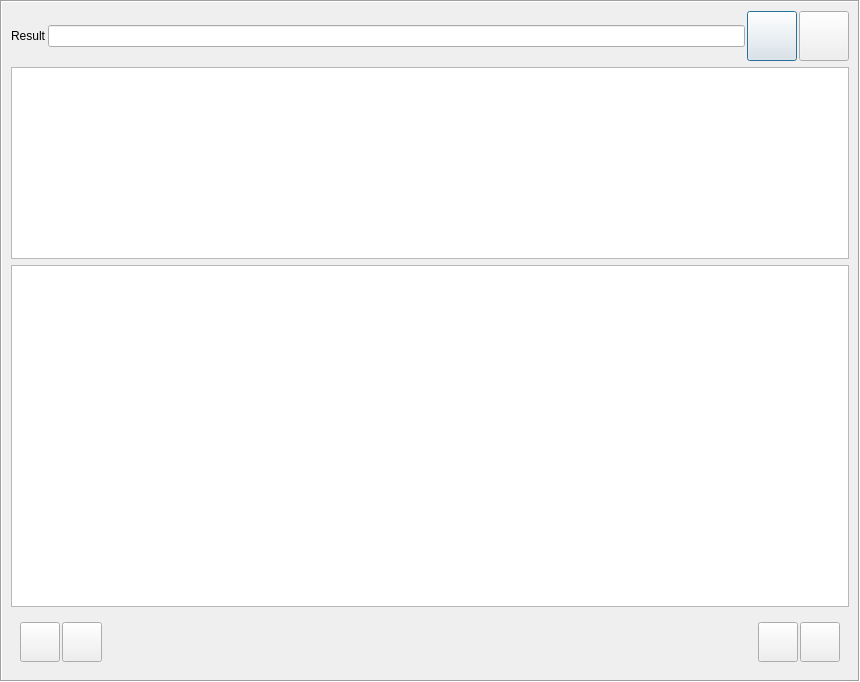
<?xml version="1.0" encoding="UTF-8"?>
<ui version="4.0">
 <class>DlgDishComment</class>
 <widget class="QDialog" name="DlgDishComment">
  <property name="geometry">
   <rect>
    <x>0</x>
    <y>0</y>
    <width>860</width>
    <height>682</height>
   </rect>
  </property>
  <property name="windowTitle">
   <string>Dialog</string>
  </property>
  <layout class="QVBoxLayout" name="verticalLayout">
   <property name="spacing">
    <number>0</number>
   </property>
   <property name="leftMargin">
    <number>0</number>
   </property>
   <property name="topMargin">
    <number>0</number>
   </property>
   <property name="rightMargin">
    <number>0</number>
   </property>
   <property name="bottomMargin">
    <number>0</number>
   </property>
   <item>
    <widget class="QFrame" name="frame">
     <property name="frameShape">
      <enum>QFrame::Box</enum>
     </property>
     <property name="frameShadow">
      <enum>QFrame::Sunken</enum>
     </property>
     <layout class="QVBoxLayout" name="verticalLayout_2">
      <item>
       <widget class="QWidget" name="widget_2" native="true">
        <layout class="QHBoxLayout" name="horizontalLayout_2">
         <property name="spacing">
          <number>2</number>
         </property>
         <property name="leftMargin">
          <number>0</number>
         </property>
         <property name="topMargin">
          <number>0</number>
         </property>
         <property name="rightMargin">
          <number>0</number>
         </property>
         <property name="bottomMargin">
          <number>0</number>
         </property>
         <item>
          <widget class="QLabel" name="label">
           <property name="text">
            <string>Result</string>
           </property>
          </widget>
         </item>
         <item>
          <widget class="QLineEdit" name="leComment">
           <property name="readOnly">
            <bool>true</bool>
           </property>
          </widget>
         </item>
         <item>
          <widget class="QPushButton" name="pushButton_6">
           <property name="minimumSize">
            <size>
             <width>50</width>
             <height>50</height>
            </size>
           </property>
           <property name="maximumSize">
            <size>
             <width>50</width>
             <height>50</height>
            </size>
           </property>
           <property name="text">
            <string/>
           </property>
           <property name="icon">
            <iconset>
             <normaloff>:/new/prefix1/res/icons/left.png</normaloff>:/new/prefix1/res/icons/left.png</iconset>
           </property>
          </widget>
         </item>
         <item>
          <widget class="QPushButton" name="pushButton_5">
           <property name="minimumSize">
            <size>
             <width>50</width>
             <height>50</height>
            </size>
           </property>
           <property name="maximumSize">
            <size>
             <width>50</width>
             <height>50</height>
            </size>
           </property>
           <property name="text">
            <string/>
           </property>
           <property name="icon">
            <iconset>
             <normaloff>:/new/prefix1/res/icons/cancel.png</normaloff>:/new/prefix1/res/icons/cancel.png</iconset>
           </property>
          </widget>
         </item>
        </layout>
       </widget>
      </item>
      <item>
       <widget class="QTableWidget" name="tblLetter">
        <property name="editTriggers">
         <set>QAbstractItemView::NoEditTriggers</set>
        </property>
        <property name="selectionMode">
         <enum>QAbstractItemView::NoSelection</enum>
        </property>
        <property name="textElideMode">
         <enum>Qt::ElideMiddle</enum>
        </property>
        <attribute name="horizontalHeaderVisible">
         <bool>false</bool>
        </attribute>
        <attribute name="horizontalHeaderDefaultSectionSize">
         <number>60</number>
        </attribute>
        <attribute name="horizontalHeaderMinimumSectionSize">
         <number>40</number>
        </attribute>
        <attribute name="verticalHeaderVisible">
         <bool>false</bool>
        </attribute>
        <attribute name="verticalHeaderDefaultSectionSize">
         <number>60</number>
        </attribute>
       </widget>
      </item>
      <item>
       <widget class="QTableWidget" name="tableWidget">
        <property name="sizePolicy">
         <sizepolicy hsizetype="Expanding" vsizetype="Expanding">
          <horstretch>0</horstretch>
          <verstretch>1</verstretch>
         </sizepolicy>
        </property>
        <property name="verticalScrollBarPolicy">
         <enum>Qt::ScrollBarAsNeeded</enum>
        </property>
        <property name="horizontalScrollBarPolicy">
         <enum>Qt::ScrollBarAlwaysOff</enum>
        </property>
        <property name="editTriggers">
         <set>QAbstractItemView::NoEditTriggers</set>
        </property>
        <property name="selectionMode">
         <enum>QAbstractItemView::NoSelection</enum>
        </property>
        <attribute name="horizontalHeaderVisible">
         <bool>false</bool>
        </attribute>
        <attribute name="horizontalHeaderDefaultSectionSize">
         <number>300</number>
        </attribute>
        <attribute name="verticalHeaderVisible">
         <bool>false</bool>
        </attribute>
        <attribute name="verticalHeaderDefaultSectionSize">
         <number>50</number>
        </attribute>
       </widget>
      </item>
      <item>
       <widget class="QWidget" name="widget" native="true">
        <layout class="QHBoxLayout" name="horizontalLayout">
         <property name="spacing">
          <number>2</number>
         </property>
         <item>
          <widget class="QPushButton" name="pushButton_3">
           <property name="minimumSize">
            <size>
             <width>40</width>
             <height>40</height>
            </size>
           </property>
           <property name="maximumSize">
            <size>
             <width>40</width>
             <height>40</height>
            </size>
           </property>
           <property name="text">
            <string/>
           </property>
           <property name="icon">
            <iconset resource="Res.qrc">
             <normaloff>:/res/down.png</normaloff>:/res/down.png</iconset>
           </property>
           <property name="iconSize">
            <size>
             <width>36</width>
             <height>36</height>
            </size>
           </property>
          </widget>
         </item>
         <item>
          <widget class="QPushButton" name="pushButton_4">
           <property name="minimumSize">
            <size>
             <width>40</width>
             <height>40</height>
            </size>
           </property>
           <property name="maximumSize">
            <size>
             <width>40</width>
             <height>40</height>
            </size>
           </property>
           <property name="text">
            <string/>
           </property>
           <property name="icon">
            <iconset resource="Res.qrc">
             <normaloff>:/res/up.png</normaloff>:/res/up.png</iconset>
           </property>
           <property name="iconSize">
            <size>
             <width>36</width>
             <height>36</height>
            </size>
           </property>
          </widget>
         </item>
         <item>
          <spacer name="horizontalSpacer">
           <property name="orientation">
            <enum>Qt::Horizontal</enum>
           </property>
           <property name="sizeHint" stdset="0">
            <size>
             <width>40</width>
             <height>20</height>
            </size>
           </property>
          </spacer>
         </item>
         <item>
          <widget class="QPushButton" name="pushButton">
           <property name="minimumSize">
            <size>
             <width>40</width>
             <height>40</height>
            </size>
           </property>
           <property name="maximumSize">
            <size>
             <width>40</width>
             <height>40</height>
            </size>
           </property>
           <property name="text">
            <string/>
           </property>
           <property name="icon">
            <iconset resource="Res.qrc">
             <normaloff>:/res/ok.png</normaloff>:/res/ok.png</iconset>
           </property>
           <property name="iconSize">
            <size>
             <width>36</width>
             <height>36</height>
            </size>
           </property>
          </widget>
         </item>
         <item>
          <widget class="QPushButton" name="pushButton_2">
           <property name="minimumSize">
            <size>
             <width>40</width>
             <height>40</height>
            </size>
           </property>
           <property name="maximumSize">
            <size>
             <width>40</width>
             <height>40</height>
            </size>
           </property>
           <property name="text">
            <string/>
           </property>
           <property name="icon">
            <iconset resource="Res.qrc">
             <normaloff>:/res/cancel.png</normaloff>:/res/cancel.png</iconset>
           </property>
           <property name="iconSize">
            <size>
             <width>36</width>
             <height>36</height>
            </size>
           </property>
          </widget>
         </item>
        </layout>
       </widget>
      </item>
     </layout>
    </widget>
   </item>
  </layout>
 </widget>
 <resources>
  <include location="Res.qrc"/>
 </resources>
 <connections/>
</ui>
